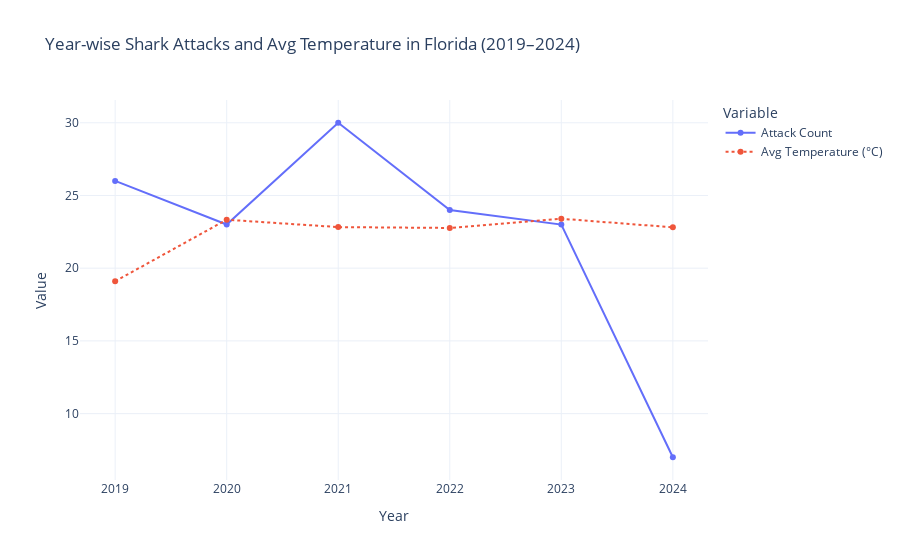
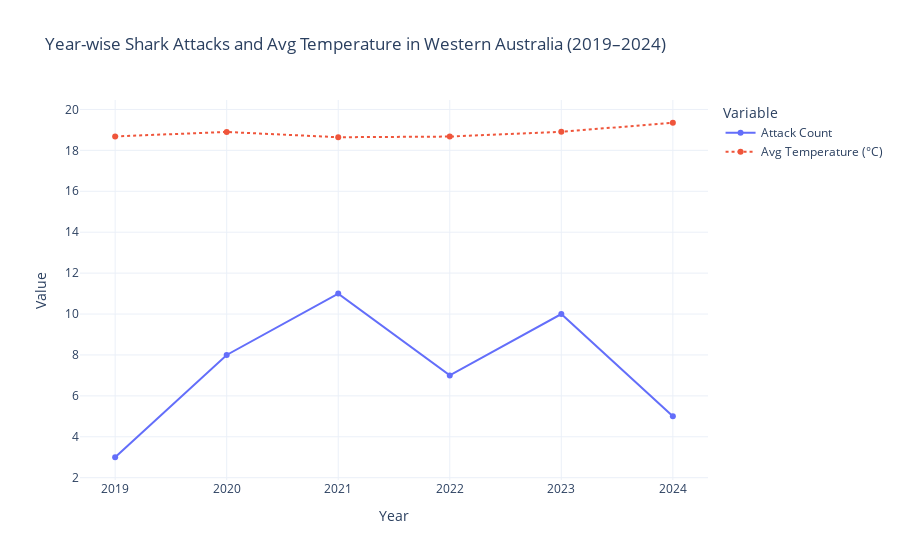

The code cell stored with these charts, in order, in its notebook:
### Code cell
top_states = ["Florida", "Western Australia", "Hawaii", "Queensland", "New South Wales"]

for state in top_states:
    state_data = merged_df[merged_df['state_clean'] == state]

    fig = go.Figure()

    # Line for attack count
    fig.add_trace(go.Scatter(
        x=state_data["Year"],
        y=state_data["Attack_Count"],
        name="Attack Count",
        mode="lines+markers"
    ))

    # Line for average temperature
    fig.add_trace(go.Scatter(
        x=state_data["Year"],
        y=state_data["Avg_Temperature_C"],
        name="Avg Temperature (°C)",
        mode="lines+markers",
        line=dict(dash="dot")
    ))

    fig.update_layout(
        title=f"Year-wise Shark Attacks and Avg Temperature in {state} (2019–2024)",
        xaxis_title="Year",
        yaxis_title="Value",
        legend_title="Variable",
        template="plotly_white"
    )

    fig.show()

### Figure 1 — Plotly figure (JSON) as saved in the notebook; plotly's stock layout.template omitted (floating-point values rounded to 4 significant figures)
{"data": [{"mode": "lines+markers", "name": "Attack Count", "type": "scatter", "x": [2019, 2020, 2021, 2022, 2023, 2024], "y": [26, 23, 30, 24, 23, 7]}, {"line": {"dash": "dot"}, "mode": "lines+markers", "name": "Avg Temperature (°C)", "type": "scatter", "x": [2019, 2020, 2021, 2022, 2023, 2024], "y": [19.1, 23.33, 22.82, 22.77, 23.4, 22.81]}], "layout": {"legend": {"title": {"text": "Variable"}}, "title": {"text": "Year-wise Shark Attacks and Avg Temperature in Florida (2019–2024)"}, "xaxis": {"title": {"text": "Year"}}, "yaxis": {"title": {"text": "Value"}}}}

### Figure 2 — Plotly figure (JSON) as saved in the notebook; plotly's stock layout.template omitted (floating-point values rounded to 4 significant figures)
{"data": [{"mode": "lines+markers", "name": "Attack Count", "type": "scatter", "x": [2019, 2020, 2021, 2022, 2023, 2024], "y": [3, 8, 11, 7, 10, 5]}, {"line": {"dash": "dot"}, "mode": "lines+markers", "name": "Avg Temperature (°C)", "type": "scatter", "x": [2019, 2020, 2021, 2022, 2023, 2024], "y": [18.68, 18.9, 18.64, 18.68, 18.91, 19.35]}], "layout": {"legend": {"title": {"text": "Variable"}}, "title": {"text": "Year-wise Shark Attacks and Avg Temperature in Western Australia (2019–2024)"}, "xaxis": {"title": {"text": "Year"}}, "yaxis": {"title": {"text": "Value"}}}}
